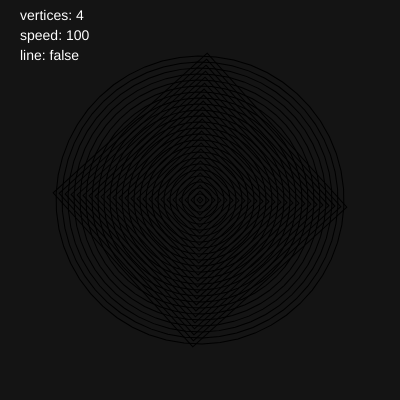
Frame 1 (no input)
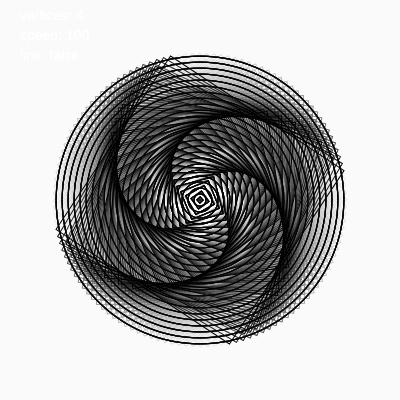
Frame 60 (no input)
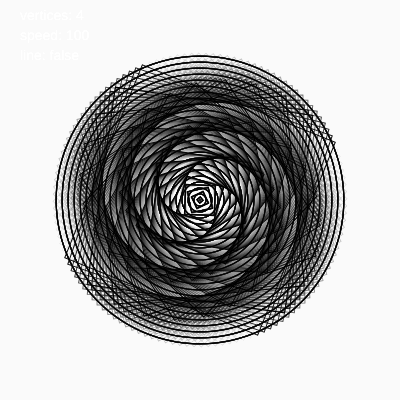
Frame 120 (the mouse pressed at the canvas centre since frame 60)

The p5.js sketch that drew these frames (run headless with seeded random() and noise() and a simulated clock; from frame 60 on, the mouse is pressed at the canvas centre):

// p5.js sketch
// ── sketch.js
var steps = 50;
var verts = 4;
var counter = 0;
var speed = 100;
var strk = false;
var fill = true;
var playing = true;
//color cyan = color(255,0,0, 14);
//color blue = color(255,125,25,15);
//color vSColor;
//color sSColor;
var colorSwitcherX;
var colorSwitcherY;

function setup()
{
  createCanvas(400,400);
  background(0,0,0);
  blendMode(SUBTRACT);
  textSize(14);
}

function draw()
{
  if(playing)
  {
    counter++;
    background(255, 255, 255, 20);
  //recreate window repetition thing

    push();
    fill(255);
    text("vertices: " + verts,20,20);
    text("speed: " + (200-speed),20,40);
    text("line: " + strk,20,60);
    pop();

    push();
    translate(width/2, height/2);
    for (var i = 0; i < steps; i++)
    {
      noFill();

      if (i%2==0){
        //stroke(255,0,0, 50-2*i);
        if(fill){
          // fill(255,0,0, 14);
        }
        polygon(0, 0, i*3, 50);
      }
      else {
        if(fill){
          //stroke(255,125,0,50-2*i);
          // fill(255,125,25,15);
        }
        polygon(0, 0, i*3, verts);
      }

      rotate(0.1 * counter/speed);
    }
    pop();
  }
}

function polygon(x, y, radius, npoints)
{
  var angle = TWO_PI / npoints;
  beginShape();
  for (var a = 0; a < TWO_PI; a += angle) {
    var sx = x + cos(a) * radius;
    var sy = y + sin(a) * radius;
    vertex(sx, sy);
  }
  endShape(CLOSE);
}

function keyPressed()
{
  if(key == ENTER)
  {
    playing = !playing;
  }
    if(key == ' ')
  {
    if(verts < 10)
    verts++;
    else
      verts = 2;
  }
  if(key == 'l')
  {
    if(strk)
      stroke(0);
    else
      stroke(255,255,255,225);
    strk = !strk;
  }
  if(key == 'f')
  {
    fill = !fill;
  }
  if(key == '-')
  {
    speed++;
  }
  if(key == '=')
  {
    speed--;
  }
  if(key == 'c')
  {
    colorSwitcherX = mouseX;
    colorSwitcherY = mouseY;
  }
}
